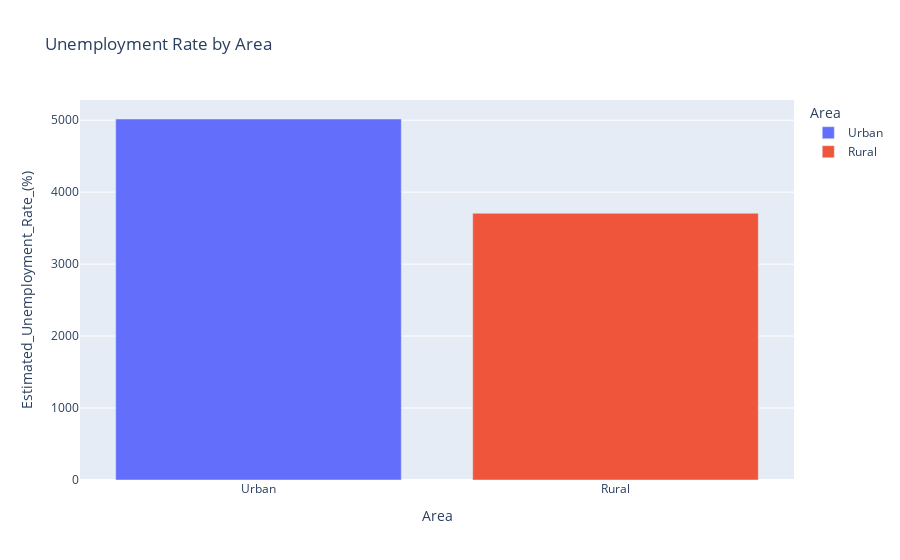

Notebook code cell kept with this figure:
### Code cell
data2 = df[['Area', 'Estimated_Unemployment_Rate_(%)']].groupby('Area').sum().sort_values(by='Estimated_Unemployment_Rate_(%)', ascending=False)
plot_area = px.bar(data2, x=data2.index, y="Estimated_Unemployment_Rate_(%)", title='Unemployment Rate by Area', color=data2.index)
plot_area.show()

### Figure 1 — Plotly figure (JSON) as saved in the notebook; plotly's stock layout.template omitted (floating-point values rounded to 4 significant figures)
{"data": [{"hovertemplate": "Area=%{x}<br>Estimated_Unemployment_Rate_(%)=%{y}<extra></extra>", "legendgroup": "Urban", "marker": {"color": "#636efa", "pattern": {"shape": ""}}, "name": "Urban", "orientation": "v", "showlegend": true, "textposition": "auto", "type": "bar", "x": ["Urban"], "xaxis": "x", "y": [5016.0], "yaxis": "y"}, {"hovertemplate": "Area=%{x}<br>Estimated_Unemployment_Rate_(%)=%{y}<extra></extra>", "legendgroup": "Rural", "marker": {"color": "#EF553B", "pattern": {"shape": ""}}, "name": "Rural", "orientation": "v", "showlegend": true, "textposition": "auto", "type": "bar", "x": ["Rural"], "xaxis": "x", "y": [3707.0], "yaxis": "y"}], "layout": {"barmode": "relative", "legend": {"title": {"text": "Area"}, "tracegroupgap": 0}, "title": {"text": "Unemployment Rate by Area"}, "xaxis": {"anchor": "y", "categoryarray": ["Urban", "Rural"], "categoryorder": "array", "domain": [0, 1], "title": {"text": "Area"}}, "yaxis": {"anchor": "x", "domain": [0, 1], "title": {"text": "Estimated_Unemployment_Rate_(%)"}}}}
